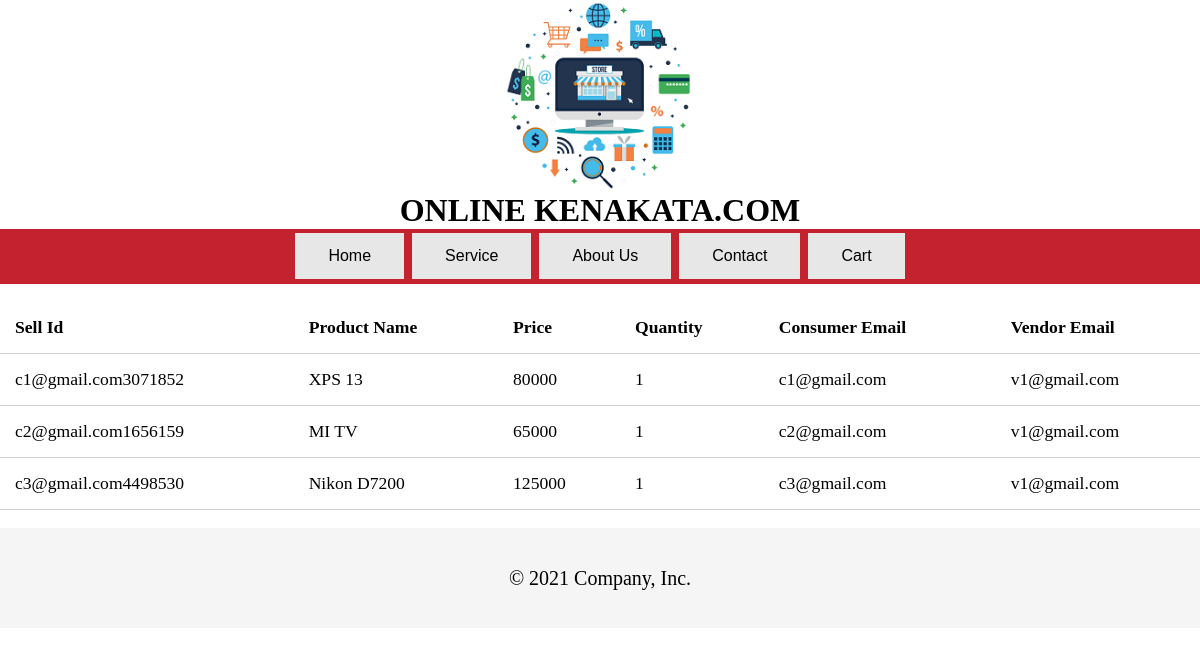
The app's page /index/vendor_sellinghistory.php (signed in) with its own data.
### tables this page shows
CREATE TABLE `sell_table` (
  `sell_Id` varchar(250) NOT NULL,
  `product_name` varchar(20) NOT NULL,
  `price` int(6) NOT NULL,
  `quantity` int(6) NOT NULL,
  `consumer_email` varchar(30) NOT NULL,
  `vendor_email` varchar(30) NOT NULL
);

### index/vendor_sellinghistory.php (the view, shortened to what this page needs)
<!Doctype html>
<html>
<head>
</head>
<body>
<?php include("static_header.php")
    ?>
    <div class="container">
        <div class="row">
            <div class="col-10">
                <div >
                    <div >
                        <br>
          <table>
            <thead>
            <th>Sell Id</th>
              <th>Product Name</th>
              <th>Price</th>
              <th>Quantity</th>
              <th>Consumer Email</th>
              <th>Vendor Email</th>
            </thead>
            <?php
              $email = $_SESSION['email'];
              $host = "localhost";
              $user = "wt_projectuser";
              $pass = "123";
              $db = "wt_project";
              $conn1 = new mysqli($host, $user, $pass, $db);
              if($conn1->connect_error) {
                echo "Database Connection Failed!";
                echo "<br>";
                echo $conn1->connect_error;
              }
              else {
                $sql = "SELECT * FROM sell_table WHERE vendor_email='".$email."'";
                $res1 = $conn1 -> query($sql);
                if($res1->num_rows > 0) {
                  while($row = $res1->fetch_assoc()) {
                  ?>
                    <tbody>
                          <tr>
                          <td><?php echo $row['sell_Id']; ?></td>
                            <td><?php echo $row['product_name']; ?></td>
                            <td><?php echo $row['price']; ?></td>
                            <td><?php echo $row['quantity']; ?></td>
                            <td><?php echo $row['consumer_email']; ?></td>
                            <td><?php echo $row['vendor_email']; ?></td>
                          </tr>
                    </tbody>
    <?php
    }
  }
		}
    ?>
          </table>
                </div>
            </div>
        </div>
        <?php include('static_footer.php')
        ?>
    </div>
</body>
</html>

### index/stylesheet/head_style.css (style rules this page uses)
* { margin:0px; padding: 0px; }
body { margin:0px; padding: 0px; }

### index/vendor_sellinghistory.php (style rules this page uses)
table { width: 100%; border-collapse: collapse; font-size: 1.1rem; }
th, td { padding: 15px; text-align: left; border-bottom: 1px solid #d3d3d3; }

### records on screen
sell_table: sell_Id "c1@gmail.com3071852", product_name "XPS 13", price "80000", quantity "1", consumer_email "c1@gmail.com", vendor_email "v1@gmail.com"
sell_table: sell_Id "c2@gmail.com1656159", product_name "MI TV", price "65000", quantity "1", consumer_email "c2@gmail.com", vendor_email "v1@gmail.com"
sell_table: sell_Id "c3@gmail.com4498530", product_name "Nikon D7200", price "125000", quantity "1", consumer_email "c3@gmail.com", vendor_email "v1@gmail.com"
